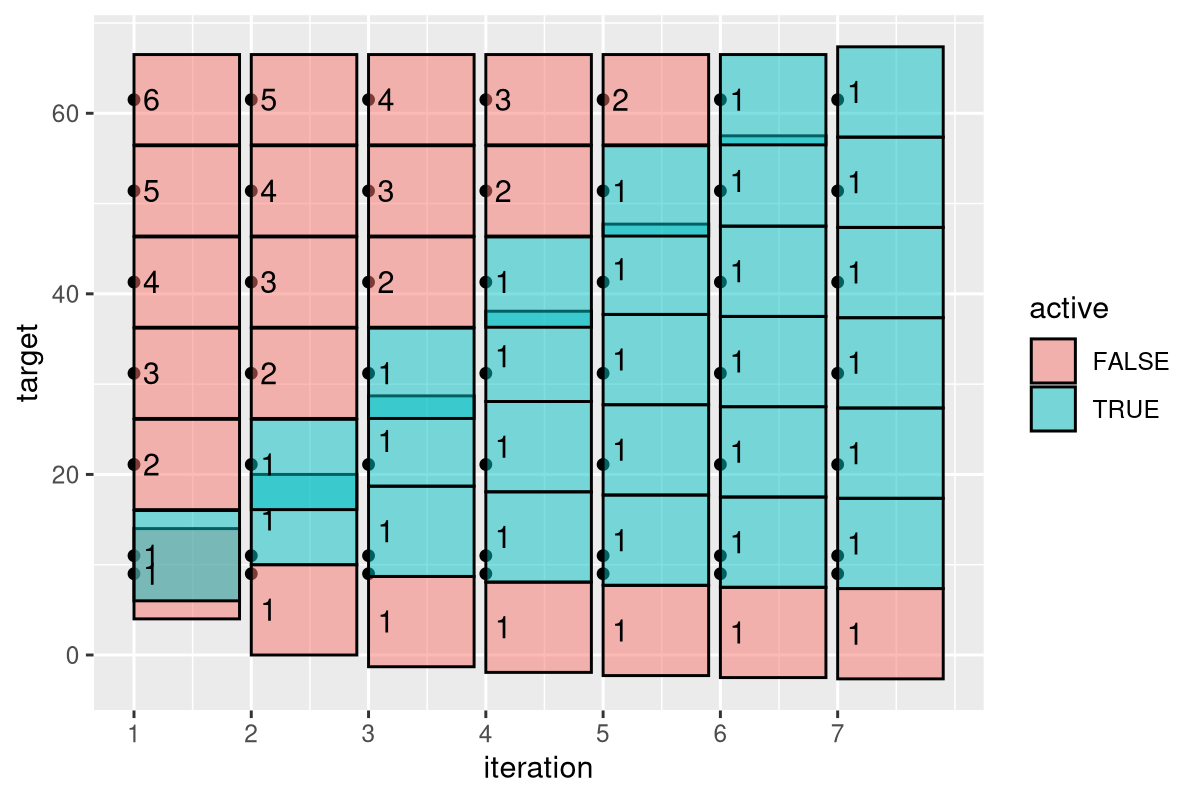

Write R code to recreate this figure.
half.size <- 5
N.More <- 5
(target <- c(9, 11, 11+10.1*seq(1, N.More)))
library(data.table)
library(ggplot2)
thresh <- 0.001
get_update <- function(target, current, half.size)data.table(
  target, current, half.size
)[
, active := !c(TRUE, (current+half.size)[-.N] < (current-half.size)[-1]-thresh)
][
, cluster := cumsum(!active)
][
, offset := cumsum(c(0,half.size[-1]+half.size[-.N])), by=cluster
][
, update := offset+mean(current-offset), by=cluster
][]

done <- FALSE
iteration <- 1
current <- target
iteration.dt.list <- list()
while(!done){
  (it.dt <- get_update(target, current, half.size))
  (change <- it.dt[, sum(abs(current-update))])
  if(change<thresh)done <- TRUE
  current <- it.dt$update
  iteration.dt.list[[iteration]] <- data.table(iteration, it.dt)
  iteration <- iteration+1
}
(iteration.dt <- rbindlist(iteration.dt.list))

n.clust <- max(it.dt$cluster)
Zmat <- matrix(0, nrow(it.dt), n.clust)
Zmat[it.dt[, cbind(1:.N, cluster)]] <- 1
iact <- which(it.dt$active)
Amat <- matrix(0, length(iact), nrow(it.dt))
Amat[cbind(seq_along(iact), iact)] <- -1
Amat[cbind(seq_along(iact), iact-1)] <- 1
Amat %*% Zmat # should be zero
dvec <- it.dt$current-target
t(Zmat) %*% dvec # gradient, should be close to zero
fit <- lm.fit(t(Amat), -dvec)
fit$coefficients # should be all positive
t(Amat) %*% fit$coefficients + dvec # should be near zero

gg <- ggplot()+
  geom_point(aes(
    iteration, target),
    data=iteration.dt)+
  geom_rect(aes(
    xmin=iteration, xmax=iteration+0.9,
    ymin=current-half.size, ymax=current+half.size,
    fill=active),
    color="black",
    alpha=0.5,
    data=iteration.dt)+
  geom_text(aes(
    iteration, current, label=paste0(" ", cluster)),
    hjust=0,
    data=iteration.dt)+
  scale_x_continuous(breaks=seq(1, max(iteration.dt$iteration)))
png("figure-worst-case.png", width=6, height=4, units="in", res=200)
print(gg)
dev.off()
